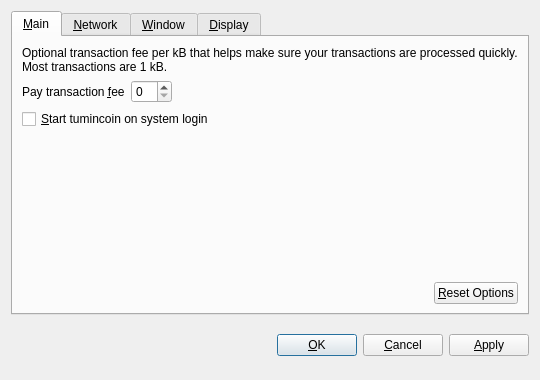
<?xml version="1.0" encoding="UTF-8"?>
<ui version="4.0">
 <class>OptionsDialog</class>
 <widget class="QDialog" name="OptionsDialog">
  <property name="geometry">
   <rect>
    <x>0</x>
    <y>0</y>
    <width>540</width>
    <height>380</height>
   </rect>
  </property>
  <property name="windowTitle">
   <string>Options</string>
  </property>
  <property name="modal">
   <bool>true</bool>
  </property>
  <layout class="QVBoxLayout" name="verticalLayout">
   <item>
    <widget class="QTabWidget" name="tabWidget">
     <property name="tabPosition">
      <enum>QTabWidget::North</enum>
     </property>
     <property name="currentIndex">
      <number>0</number>
     </property>
     <widget class="QWidget" name="tabMain">
      <attribute name="title">
       <string>&amp;Main</string>
      </attribute>
      <layout class="QVBoxLayout" name="verticalLayout_Main">
       <item>
        <widget class="QLabel" name="transactionFeeInfoLabel">
         <property name="text">
          <string>Optional transaction fee per kB that helps make sure your transactions are processed quickly. Most transactions are 1 kB.</string>
         </property>
         <property name="textFormat">
          <enum>Qt::PlainText</enum>
         </property>
         <property name="wordWrap">
          <bool>true</bool>
         </property>
        </widget>
       </item>
       <item>
        <layout class="QHBoxLayout" name="horizontalLayout_1_Main">
         <item>
          <widget class="QLabel" name="transactionFeeLabel">
           <property name="text">
            <string>Pay transaction &amp;fee</string>
           </property>
           <property name="textFormat">
            <enum>Qt::PlainText</enum>
           </property>
           <property name="buddy">
            <cstring>transactionFee</cstring>
           </property>
          </widget>
         </item>
         <item>
          <widget class="BitcoinAmountField" name="transactionFee"/>
         </item>
         <item>
          <spacer name="horizontalSpacer_1_Main">
           <property name="orientation">
            <enum>Qt::Horizontal</enum>
           </property>
           <property name="sizeHint" stdset="0">
            <size>
             <width>40</width>
             <height>20</height>
            </size>
           </property>
          </spacer>
         </item>
        </layout>
       </item>
       <item>
        <widget class="QCheckBox" name="bitcoinAtStartup">
         <property name="toolTip">
          <string>Automatically start tumincoin after logging in to the system.</string>
         </property>
         <property name="text">
          <string>&amp;Start tumincoin on system login</string>
         </property>
        </widget>
       </item>
       <item>
        <spacer name="verticalSpacer_Main">
         <property name="orientation">
          <enum>Qt::Vertical</enum>
         </property>
         <property name="sizeHint" stdset="0">
          <size>
           <width>20</width>
           <height>40</height>
          </size>
         </property>
        </spacer>
       </item>
       <item>
        <layout class="QHBoxLayout" name="horizontalLayout_2_Main">
         <item>
          <spacer name="horizontalSpacer_2_Main">
           <property name="orientation">
            <enum>Qt::Horizontal</enum>
           </property>
           <property name="sizeHint" stdset="0">
            <size>
             <width>40</width>
             <height>20</height>
            </size>
           </property>
          </spacer>
         </item>
         <item>
          <widget class="QPushButton" name="resetButton">
           <property name="toolTip">
            <string>Reset all client options to default.</string>
           </property>
           <property name="text">
            <string>&amp;Reset Options</string>
           </property>
           <property name="autoDefault">
            <bool>false</bool>
           </property>
          </widget>
         </item>
        </layout>
       </item>
      </layout>
     </widget>
     <widget class="QWidget" name="tabNetwork">
      <attribute name="title">
       <string>&amp;Network</string>
      </attribute>
      <layout class="QVBoxLayout" name="verticalLayout_Network">
       <item>
        <widget class="QCheckBox" name="mapPortUpnp">
         <property name="toolTip">
          <string>Automatically open the tumincoin client port on the router. This only works when your router supports UPnP and it is enabled.</string>
         </property>
         <property name="text">
          <string>Map port using &amp;UPnP</string>
         </property>
        </widget>
       </item>
       <item>
        <widget class="QCheckBox" name="connectSocks">
         <property name="toolTip">
          <string>Connect to the tumincoin network through a SOCKS proxy (e.g. when connecting through Tor).</string>
         </property>
         <property name="text">
          <string>&amp;Connect through SOCKS proxy:</string>
         </property>
        </widget>
       </item>
       <item>
        <layout class="QHBoxLayout" name="horizontalLayout_Network">
         <item>
          <widget class="QLabel" name="proxyIpLabel">
           <property name="text">
            <string>Proxy &amp;IP:</string>
           </property>
           <property name="textFormat">
            <enum>Qt::PlainText</enum>
           </property>
           <property name="buddy">
            <cstring>proxyIp</cstring>
           </property>
          </widget>
         </item>
         <item>
          <widget class="QValidatedLineEdit" name="proxyIp">
           <property name="maximumSize">
            <size>
             <width>140</width>
             <height>16777215</height>
            </size>
           </property>
           <property name="toolTip">
            <string>IP address of the proxy (e.g. 127.0.0.1)</string>
           </property>
          </widget>
         </item>
         <item>
          <widget class="QLabel" name="proxyPortLabel">
           <property name="text">
            <string>&amp;Port:</string>
           </property>
           <property name="textFormat">
            <enum>Qt::PlainText</enum>
           </property>
           <property name="buddy">
            <cstring>proxyPort</cstring>
           </property>
          </widget>
         </item>
         <item>
          <widget class="QLineEdit" name="proxyPort">
           <property name="maximumSize">
            <size>
             <width>55</width>
             <height>16777215</height>
            </size>
           </property>
           <property name="toolTip">
            <string>Port of the proxy (e.g. 9050)</string>
           </property>
          </widget>
         </item>
         <item>
          <widget class="QLabel" name="socksVersionLabel">
           <property name="text">
            <string>SOCKS &amp;Version:</string>
           </property>
           <property name="textFormat">
            <enum>Qt::PlainText</enum>
           </property>
           <property name="buddy">
            <cstring>socksVersion</cstring>
           </property>
          </widget>
         </item>
         <item>
          <widget class="QValueComboBox" name="socksVersion">
           <property name="toolTip">
            <string>SOCKS version of the proxy (e.g. 5)</string>
           </property>
          </widget>
         </item>
         <item>
          <spacer name="horizontalSpacer_Network">
           <property name="orientation">
            <enum>Qt::Horizontal</enum>
           </property>
           <property name="sizeHint" stdset="0">
            <size>
             <width>40</width>
             <height>20</height>
            </size>
           </property>
          </spacer>
         </item>
        </layout>
       </item>
       <item>
        <spacer name="verticalSpacer_Network">
         <property name="orientation">
          <enum>Qt::Vertical</enum>
         </property>
         <property name="sizeHint" stdset="0">
          <size>
           <width>20</width>
           <height>40</height>
          </size>
         </property>
        </spacer>
       </item>
      </layout>
     </widget>
     <widget class="QWidget" name="tabWindow">
      <attribute name="title">
       <string>&amp;Window</string>
      </attribute>
      <layout class="QVBoxLayout" name="verticalLayout_Window">
       <item>
        <widget class="QCheckBox" name="minimizeToTray">
         <property name="toolTip">
          <string>Show only a tray icon after minimizing the window.</string>
         </property>
         <property name="text">
          <string>&amp;Minimize to the tray instead of the taskbar</string>
         </property>
        </widget>
       </item>
       <item>
        <widget class="QCheckBox" name="minimizeOnClose">
         <property name="toolTip">
          <string>Minimize instead of exit the application when the window is closed. When this option is enabled, the application will be closed only after selecting Quit in the menu.</string>
         </property>
         <property name="text">
          <string>M&amp;inimize on close</string>
         </property>
        </widget>
       </item>
       <item>
        <spacer name="verticalSpacer_Window">
         <property name="orientation">
          <enum>Qt::Vertical</enum>
         </property>
         <property name="sizeHint" stdset="0">
          <size>
           <width>20</width>
           <height>40</height>
          </size>
         </property>
        </spacer>
       </item>
      </layout>
     </widget>
     <widget class="QWidget" name="tabDisplay">
      <attribute name="title">
       <string>&amp;Display</string>
      </attribute>
      <layout class="QVBoxLayout" name="verticalLayout_Display">
       <item>
        <layout class="QHBoxLayout" name="horizontalLayout_1_Display">
         <item>
          <widget class="QLabel" name="langLabel">
           <property name="text">
            <string>User Interface &amp;language:</string>
           </property>
           <property name="textFormat">
            <enum>Qt::PlainText</enum>
           </property>
           <property name="buddy">
            <cstring>lang</cstring>
           </property>
          </widget>
         </item>
         <item>
          <widget class="QValueComboBox" name="lang">
           <property name="toolTip">
            <string>The user interface language can be set here. This setting will take effect after restarting tumincoin.</string>
           </property>
          </widget>
         </item>
        </layout>
       </item>
       <item>
        <layout class="QHBoxLayout" name="horizontalLayout_2_Display">
         <item>
          <widget class="QLabel" name="unitLabel">
           <property name="text">
            <string>&amp;Unit to show amounts in:</string>
           </property>
           <property name="textFormat">
            <enum>Qt::PlainText</enum>
           </property>
           <property name="buddy">
            <cstring>unit</cstring>
           </property>
          </widget>
         </item>
         <item>
          <widget class="QValueComboBox" name="unit">
           <property name="toolTip">
            <string>Choose the default subdivision unit to show in the interface and when sending coins.</string>
           </property>
          </widget>
         </item>
        </layout>
       </item>
       <item>
        <widget class="QCheckBox" name="displayAddresses">
         <property name="toolTip">
          <string>Whether to show tumincoin addresses in the transaction list or not.</string>
         </property>
         <property name="text">
          <string>&amp;Display addresses in transaction list</string>
         </property>
        </widget>
       </item>
       <item>
        <widget class="QCheckBox" name="coinControlFeatures">
         <property name="toolTip">
          <string>Whether to show coin control features or not.</string>
         </property>
         <property name="text">
          <string>Display coin &amp;control features (experts only!)</string>
         </property>
        </widget>
       </item>
       <item>
        <spacer name="verticalSpacer_Display">
         <property name="orientation">
          <enum>Qt::Vertical</enum>
         </property>
         <property name="sizeHint" stdset="0">
          <size>
           <width>20</width>
           <height>40</height>
          </size>
         </property>
        </spacer>
       </item>
      </layout>
     </widget>
    </widget>
   </item>
   <item>
    <layout class="QHBoxLayout" name="horizontalLayout_Buttons">
     <item>
      <spacer name="horizontalSpacer_1">
       <property name="orientation">
        <enum>Qt::Horizontal</enum>
       </property>
       <property name="sizeHint" stdset="0">
        <size>
         <width>40</width>
         <height>48</height>
        </size>
       </property>
      </spacer>
     </item>
     <item>
      <widget class="QLabel" name="statusLabel">
       <property name="font">
        <font>
         <weight>75</weight>
         <bold>true</bold>
        </font>
       </property>
       <property name="text">
        <string/>
       </property>
       <property name="textFormat">
        <enum>Qt::PlainText</enum>
       </property>
       <property name="wordWrap">
        <bool>true</bool>
       </property>
      </widget>
     </item>
     <item>
      <spacer name="horizontalSpacer_2">
       <property name="orientation">
        <enum>Qt::Horizontal</enum>
       </property>
       <property name="sizeHint" stdset="0">
        <size>
         <width>40</width>
         <height>48</height>
        </size>
       </property>
      </spacer>
     </item>
     <item>
      <widget class="QPushButton" name="okButton">
       <property name="text">
        <string>&amp;OK</string>
       </property>
      </widget>
     </item>
     <item>
      <widget class="QPushButton" name="cancelButton">
       <property name="text">
        <string>&amp;Cancel</string>
       </property>
       <property name="autoDefault">
        <bool>false</bool>
       </property>
      </widget>
     </item>
     <item>
      <widget class="QPushButton" name="applyButton">
       <property name="text">
        <string>&amp;Apply</string>
       </property>
       <property name="autoDefault">
        <bool>false</bool>
       </property>
      </widget>
     </item>
    </layout>
   </item>
  </layout>
 </widget>
 <customwidgets>
  <customwidget>
   <class>BitcoinAmountField</class>
   <extends>QSpinBox</extends>
   <header>bitcoinamountfield.h</header>
  </customwidget>
  <customwidget>
   <class>QValueComboBox</class>
   <extends>QComboBox</extends>
   <header>qvaluecombobox.h</header>
  </customwidget>
  <customwidget>
   <class>QValidatedLineEdit</class>
   <extends>QLineEdit</extends>
   <header>qvalidatedlineedit.h</header>
  </customwidget>
 </customwidgets>
 <resources/>
 <connections/>
</ui>
